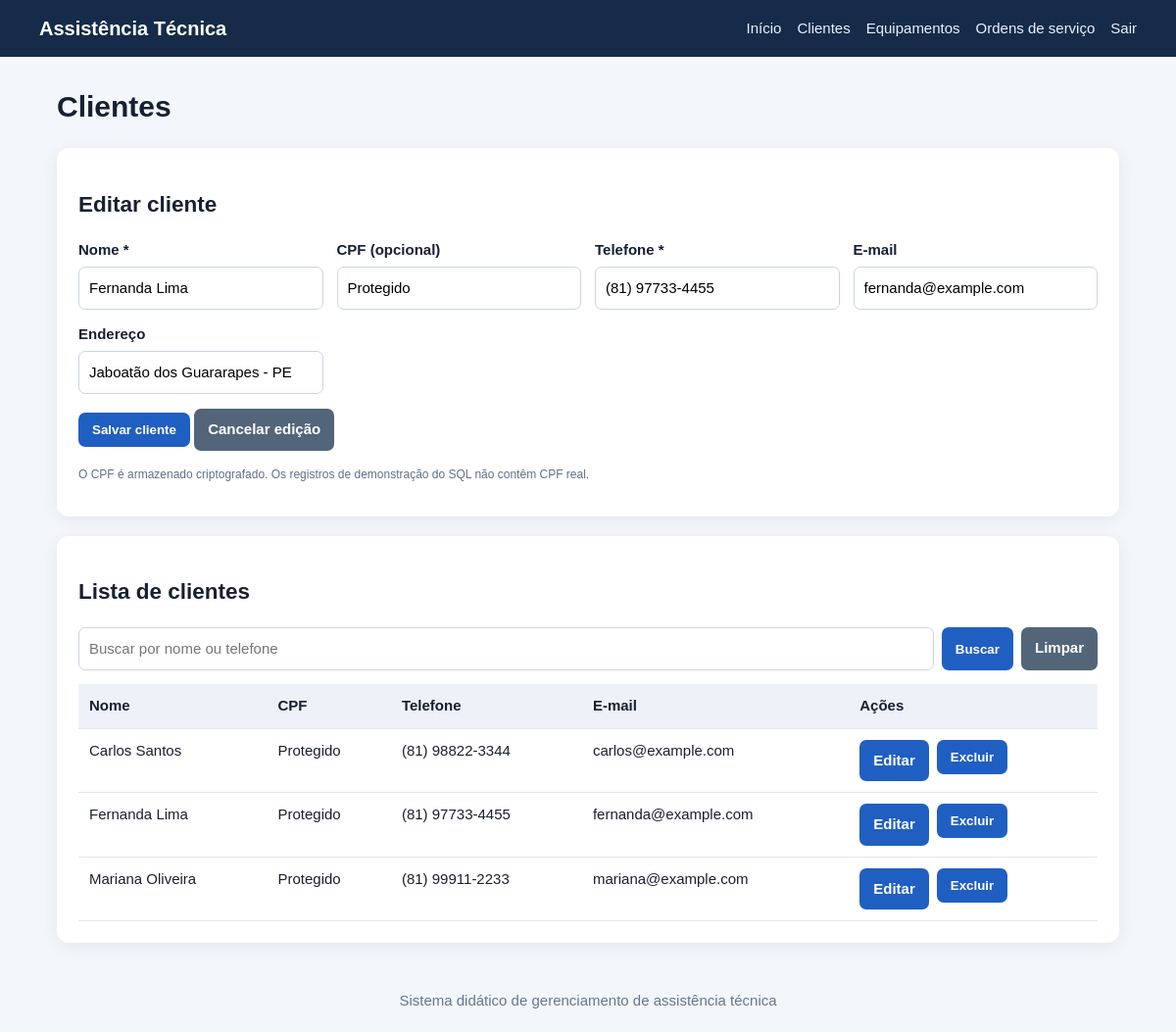
The page /sistema/clientes.php?editar=3 (signed in) on the database its author committed.
### tables this page shows
CREATE TABLE clientes (
  id INT UNSIGNED AUTO_INCREMENT PRIMARY KEY,
  nome VARCHAR(120) NOT NULL,
  cpf_criptografado TEXT NOT NULL,
  telefone VARCHAR(25) NOT NULL,
  email VARCHAR(120) NULL,
  endereco VARCHAR(180) NULL,
  criado_em TIMESTAMP DEFAULT CURRENT_TIMESTAMP
);

### sistema/config/database.php (called while the page is built, shortened)
<?php
$host = '127.0.0.1';
$usuario = 'root';
$senha = '';
$banco = 'saep_db';
$porta = 3307;
$conexao = mysqli_connect($host, $usuario, $senha, $banco, $porta);
mysqli_set_charset($conexao, 'utf8mb4');
function db_stmt($sql, $types = '', $params = array()) {
    global $conexao;
    $stmt = mysqli_prepare($conexao, $sql);
    if ($types !== '' && count($params) > 0) {
        $refs = array();
        foreach ($params as $i => $value) {
            $refs[$i] = &$params[$i];
        }
        mysqli_stmt_bind_param($stmt, $types, ...$refs);
    }
    if (!mysqli_stmt_execute($stmt)) {
        throw new RuntimeException('Erro ao executar consulta: ' . mysqli_stmt_error($stmt));
    }
    return $stmt;
}
function db_all($sql, $types = '', $params = array()) {
    $stmt = db_stmt($sql, $types, $params);
    $result = mysqli_stmt_get_result($stmt);
    $rows = $result ? mysqli_fetch_all($result, MYSQLI_ASSOC) : array();
    return $rows;
}
function db_one($sql, $types = '', $params = array()) {
    $rows = db_all($sql, $types, $params);
    return $rows ? $rows[0] : null;
}

### sistema/includes/functions.php (called while the page is built, shortened)
<?php
function e($value) {
    return htmlspecialchars((string)$value, ENT_QUOTES | ENT_SUBSTITUTE, 'UTF-8');
}
function cpf_decrypt($encoded) {
    $raw = base64_decode((string)$encoded, true);
    if ($raw === false || strlen($raw) < 17) return 'Protegido';
    $plain = openssl_decrypt(substr($raw, 16), 'aes-256-cbc', APP_ENCRYPTION_KEY, OPENSSL_RAW_DATA, substr($raw, 0, 16));
    return $plain === false ? 'Protegido' : $plain;
}

### sistema/clientes.php (the view, shortened to what this page needs)
<?php
require_once __DIR__ . '/config/database.php';
require_once __DIR__ . '/includes/functions.php';
$edit = null;
if (isset($_GET['editar'])) $edit = db_one('SELECT * FROM clientes WHERE id=?', 'i', array((int)$_GET['editar']));
$busca = trim(isset($_GET['q']) ? $_GET['q'] : '');
if ($busca !== '') {
    $like = '%' . $busca . '%';
    $rows = db_all('SELECT * FROM clientes WHERE nome LIKE ? OR telefone LIKE ? ORDER BY nome', 'ss', array($like, $like));
} else {
    $rows = db_all('SELECT * FROM clientes ORDER BY nome');
}
require __DIR__ . '/includes/header.php';
?>
<h1>Clientes</h1>
<section class="card">
<h2><?= $edit ? 'Editar cliente' : 'Cadastrar cliente' ?></h2>
<form method="post">
<div class="form-grid">
<div><label>Nome *</label><input name="nome" required value="<?= e($edit['nome'] ?? '') ?>"></div>
<div><label>CPF (opcional)</label><input name="cpf" inputmode="numeric" maxlength="14" placeholder="Somente para cadastro/atualização" value="<?= $edit ? e(cpf_decrypt($edit['cpf_criptografado'])) : '' ?>"></div>
<div><label>Telefone *</label><input name="telefone" required value="<?= e($edit['telefone'] ?? '') ?>"></div>
<div><label>E-mail</label><input name="email" type="email" value="<?= e($edit['email'] ?? '') ?>"></div>
<div><label>Endereço</label><input name="endereco" value="<?= e($edit['endereco'] ?? '') ?>"></div>
</div><p><button type="submit">Salvar cliente</button> <?php if ($edit): ?><a class="btn secondary" href="clientes.php">Cancelar edição</a><?php endif; ?></p>
</form>
<p class="small muted">O CPF é armazenado criptografado. Os registros de demonstração do SQL não contêm CPF real.</p>
</section>
<section class="card">
<h2>Lista de clientes</h2>
<form class="search" method="get"><input name="q" placeholder="Buscar por nome ou telefone" value="<?= e($busca) ?>"><button>Buscar</button><a class="btn secondary" href="clientes.php">Limpar</a></form>
<div class="table-wrap"><table><thead><tr><th>Nome</th><th>CPF</th><th>Telefone</th><th>E-mail</th><th>Ações</th></tr></thead><tbody>
<?php foreach ($rows as $r): ?><tr><td><?= e($r['nome']) ?></td><td><?= e(cpf_decrypt($r['cpf_criptografado'])) ?></td><td><?= e($r['telefone']) ?></td><td><?= e($r['email']) ?></td><td><div class="actions"><a class="btn" href="?editar=<?= (int)$r['id'] ?>">Editar</a><form method="post" onsubmit="return confirm('Excluir este cliente?')"><button class="danger">Excluir</button></form></div></td></tr><?php endforeach; ?>
</tbody></table></div>
</section>
<?php require __DIR__ . '/includes/footer.php'; ?>

### sistema/assets/style.css (style rules this page uses)
* { box-sizing:border-box }
body { margin:0;background:#f3f6fa;color:#172033;font:15px/1.5 Arial,Helvetica,sans-serif }
.card { background:#fff;padding:22px;border-radius:12px;box-shadow:0 3px 16px #152b4912;margin-bottom:20px }
.actions { display:flex;gap:8px;flex-wrap:wrap }
.btn,button { display:inline-block;border:0;border-radius:7px;padding:10px 14px;background:#205fc2;color:white;text-decoration:none;cursor:pointer;font-weight:600 }
.btn.secondary { background:#536579 }
.form-grid { display:grid;grid-template-columns:repeat(auto-fit,minmax(220px,1fr));gap:14px }
label { display:block;font-weight:600;margin-bottom:5px }
input,select,textarea { width:100%;padding:10px;border:1px solid #cbd5e1;border-radius:7px;font:inherit;background:white }
table { width:100%;border-collapse:collapse;background:#fff }
th,td { text-align:left;padding:11px;border-bottom:1px solid #e2e8f0;vertical-align:top }
th { background:#edf2f8 }
td form { display:inline }
.table-wrap { overflow:auto }
.muted { color:#617089 }
.search { display:flex;gap:8px;margin:14px 0 }
.search input { flex:1 }
.small { font-size:12px }

### rows shown on the page
clientes: nome "Fernanda Lima", cpf "Protegido", telefone "(81) 97733-4455", email "fernanda@example.com", endereco "Jaboatão dos Guararapes - PE", cpf_criptografado "Protegido"
clientes: nome "Carlos Santos", cpf_criptografado "Protegido", telefone "(81) 98822-3344", email "carlos@example.com"
clientes: nome "Mariana Oliveira", cpf_criptografado "Protegido", telefone "(81) 99911-2233", email "mariana@example.com"
